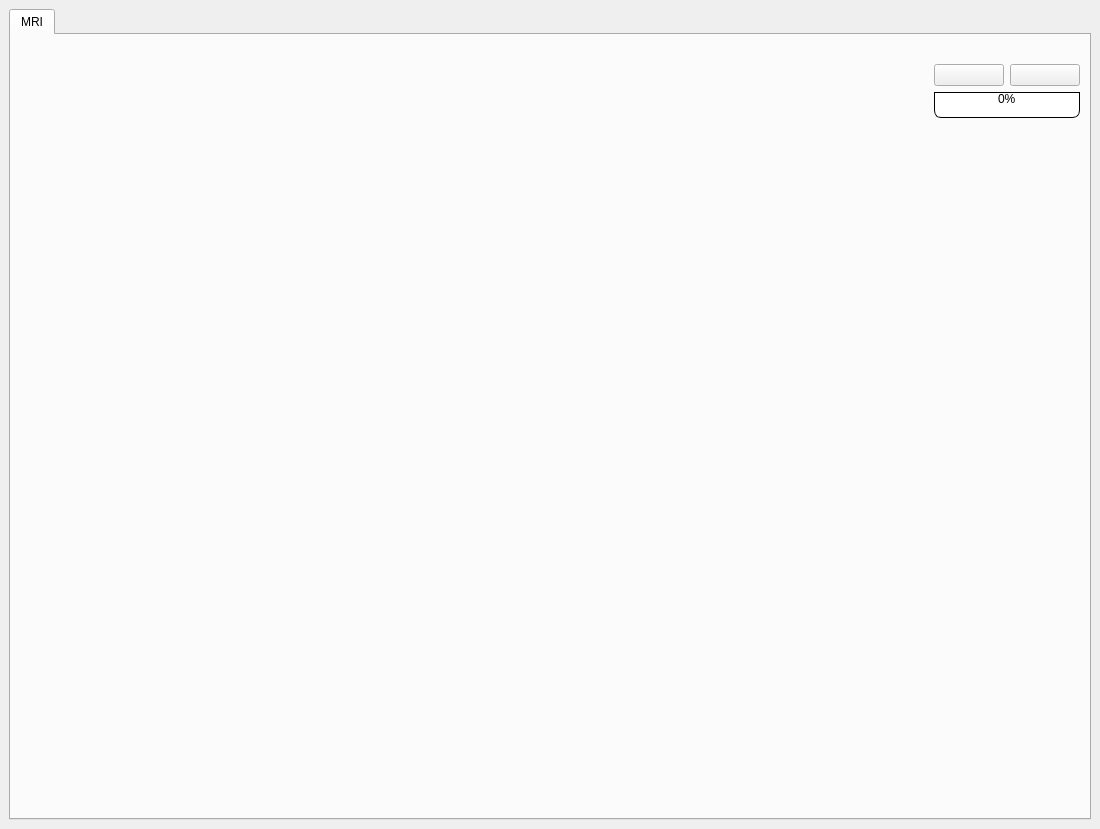
<?xml version="1.0" encoding="UTF-8"?>
<ui version="4.0">
 <class>App</class>
 <widget class="QMainWindow" name="App">
  <property name="geometry">
   <rect>
    <x>0</x>
    <y>0</y>
    <width>1100</width>
    <height>829</height>
   </rect>
  </property>
  <property name="windowTitle">
   <string>MainWindow</string>
  </property>
  <property name="styleSheet">
   <string notr="true"/>
  </property>
  <widget class="QWidget" name="centralwidget">
   <layout class="QHBoxLayout" name="horizontalLayout_16">
    <item>
     <widget class="QTabWidget" name="WidgetRenders">
      <property name="sizePolicy">
       <sizepolicy hsizetype="MinimumExpanding" vsizetype="MinimumExpanding">
        <horstretch>0</horstretch>
        <verstretch>0</verstretch>
       </sizepolicy>
      </property>
      <property name="styleSheet">
       <string notr="true"/>
      </property>
      <property name="currentIndex">
       <number>0</number>
      </property>
      <widget class="QWidget" name="tab_MRI_selection">
       <attribute name="title">
        <string>MRI</string>
       </attribute>
       <layout class="QVBoxLayout" name="verticalLayout_2">
        <item>
         <layout class="QHBoxLayout" name="horizontalLayout">
          <item>
           <layout class="QVBoxLayout" name="verticalLayout_3">
            <item>
             <widget class="QmitkStdMultiWidget" name="QstdMultiWidget" native="true">
              <property name="sizePolicy">
               <sizepolicy hsizetype="Expanding" vsizetype="Expanding">
                <horstretch>0</horstretch>
                <verstretch>0</verstretch>
               </sizepolicy>
              </property>
              <property name="mouseTracking">
               <bool>true</bool>
              </property>
              <property name="toolTip">
               <string extracomment="Load Files"/>
              </property>
              <property name="toolTipDuration">
               <number>5</number>
              </property>
             </widget>
            </item>
           </layout>
          </item>
          <item>
           <layout class="QVBoxLayout" name="verticalLayout">
            <item>
             <spacer name="verticalSpacer_2">
              <property name="orientation">
               <enum>Qt::Vertical</enum>
              </property>
              <property name="sizeType">
               <enum>QSizePolicy::Fixed</enum>
              </property>
              <property name="sizeHint" stdset="0">
               <size>
                <width>20</width>
                <height>20</height>
               </size>
              </property>
             </spacer>
            </item>
            <item>
             <layout class="QHBoxLayout" name="horizontalLayout_3">
              <item>
               <widget class="QPushButton" name="loadFilesButton1">
                <property name="sizePolicy">
                 <sizepolicy hsizetype="Fixed" vsizetype="Preferred">
                  <horstretch>0</horstretch>
                  <verstretch>0</verstretch>
                 </sizepolicy>
                </property>
                <property name="minimumSize">
                 <size>
                  <width>70</width>
                  <height>22</height>
                 </size>
                </property>
                <property name="maximumSize">
                 <size>
                  <width>70</width>
                  <height>16777215</height>
                 </size>
                </property>
                <property name="mouseTracking">
                 <bool>true</bool>
                </property>
                <property name="focusPolicy">
                 <enum>Qt::StrongFocus</enum>
                </property>
                <property name="toolTip">
                 <string extracomment="Load Files"/>
                </property>
                <property name="toolTipDuration">
                 <number>-1</number>
                </property>
                <property name="statusTip">
                 <string extracomment="Load Files"/>
                </property>
                <property name="whatsThis">
                 <string extracomment="Load Files"/>
                </property>
                <property name="accessibleName">
                 <string extracomment="Load Files"/>
                </property>
                <property name="accessibleDescription">
                 <string extracomment="Load Files"/>
                </property>
                <property name="layoutDirection">
                 <enum>Qt::LeftToRight</enum>
                </property>
                <property name="text">
                 <string/>
                </property>
                <property name="icon">
                 <iconset resource="resources/UPF_icon.qrc">
                  <normaloff>:/src/folder.svg</normaloff>:/src/folder.svg</iconset>
                </property>
                <property name="iconSize">
                 <size>
                  <width>60</width>
                  <height>60</height>
                 </size>
                </property>
                <property name="checkable">
                 <bool>false</bool>
                </property>
                <property name="flat">
                 <bool>false</bool>
                </property>
               </widget>
              </item>
              <item>
               <widget class="QPushButton" name="editSegmentationButton1">
                <property name="sizePolicy">
                 <sizepolicy hsizetype="Fixed" vsizetype="Preferred">
                  <horstretch>0</horstretch>
                  <verstretch>0</verstretch>
                 </sizepolicy>
                </property>
                <property name="minimumSize">
                 <size>
                  <width>70</width>
                  <height>22</height>
                 </size>
                </property>
                <property name="maximumSize">
                 <size>
                  <width>70</width>
                  <height>16777215</height>
                 </size>
                </property>
                <property name="text">
                 <string/>
                </property>
                <property name="icon">
                 <iconset resource="resources/UPF_icon.qrc">
                  <normaloff>:/src/settings.svg</normaloff>:/src/settings.svg</iconset>
                </property>
                <property name="iconSize">
                 <size>
                  <width>60</width>
                  <height>60</height>
                 </size>
                </property>
               </widget>
              </item>
             </layout>
            </item>
            <item>
             <widget class="QmitkProgressBar" name="progressBar">
              <property name="sizePolicy">
               <sizepolicy hsizetype="Minimum" vsizetype="Fixed">
                <horstretch>0</horstretch>
                <verstretch>0</verstretch>
               </sizepolicy>
              </property>
              <property name="autoFillBackground">
               <bool>false</bool>
              </property>
              <property name="styleSheet">
               <string notr="true">QProgressBar {
border: 1px solid black;
text-align: top;
padding: 1px;
border-bottom-right-radius: 7px;
border-bottom-left-radius: 7px;
background: QLinearGradient( x1: 0, y1: 0, x2: 1, y2: 0,
stop: 0 #fff,
stop: 0.4999 #eee,
stop: 0.5 #ddd,
stop: 1 #eee );
width: 15px;
}

QProgressBar::chunk {
background: QLinearGradient( x1: 0, y1: 0, x2: 1, y2: 0,
stop: 0 #78d,
stop: 0.4999 #46a,
stop: 0.5 #45a,
stop: 1 #238 );
border-bottom-right-radius: 7px;
border-bottom-left-radius: 7px;
border: 1px solid black;
}</string>
              </property>
              <property name="value">
               <number>0</number>
              </property>
              <property name="invertedAppearance">
               <bool>false</bool>
              </property>
             </widget>
            </item>
            <item>
             <spacer name="verticalSpacer">
              <property name="orientation">
               <enum>Qt::Vertical</enum>
              </property>
              <property name="sizeHint" stdset="0">
               <size>
                <width>20</width>
                <height>40</height>
               </size>
              </property>
             </spacer>
            </item>
           </layout>
          </item>
         </layout>
        </item>
       </layout>
      </widget>
     </widget>
    </item>
   </layout>
  </widget>
 </widget>
 <customwidgets>
  <customwidget>
   <class>QmitkProgressBar</class>
   <extends>QProgressBar</extends>
   <header>QmitkProgressBar.h</header>
  </customwidget>
  <customwidget>
   <class>QmitkStdMultiWidget</class>
   <extends>QWidget</extends>
   <header>QmitkStdMultiWidget.h</header>
   <container>1</container>
  </customwidget>
 </customwidgets>
 <resources>
  <include location="resources/UPF_icon.qrc"/>
 </resources>
 <connections/>
</ui>
